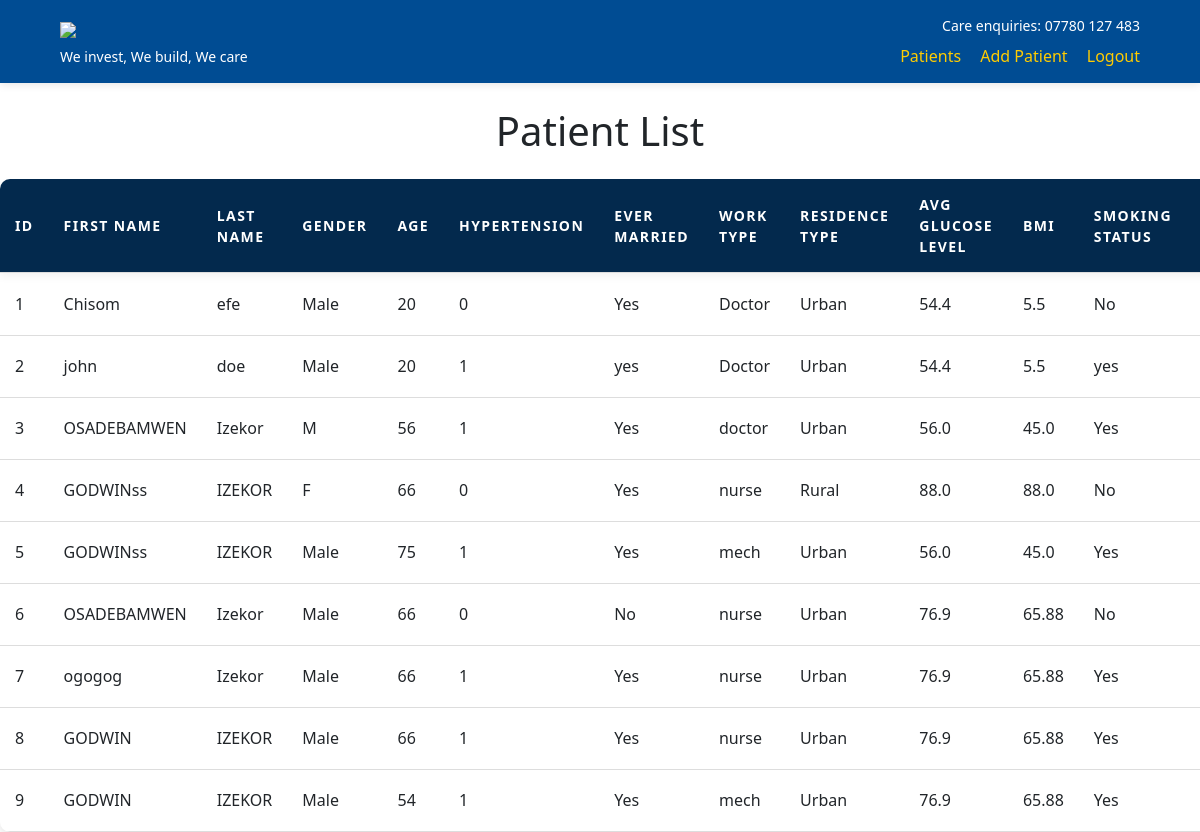
The page /patient (signed in) on the database as committed earlier.
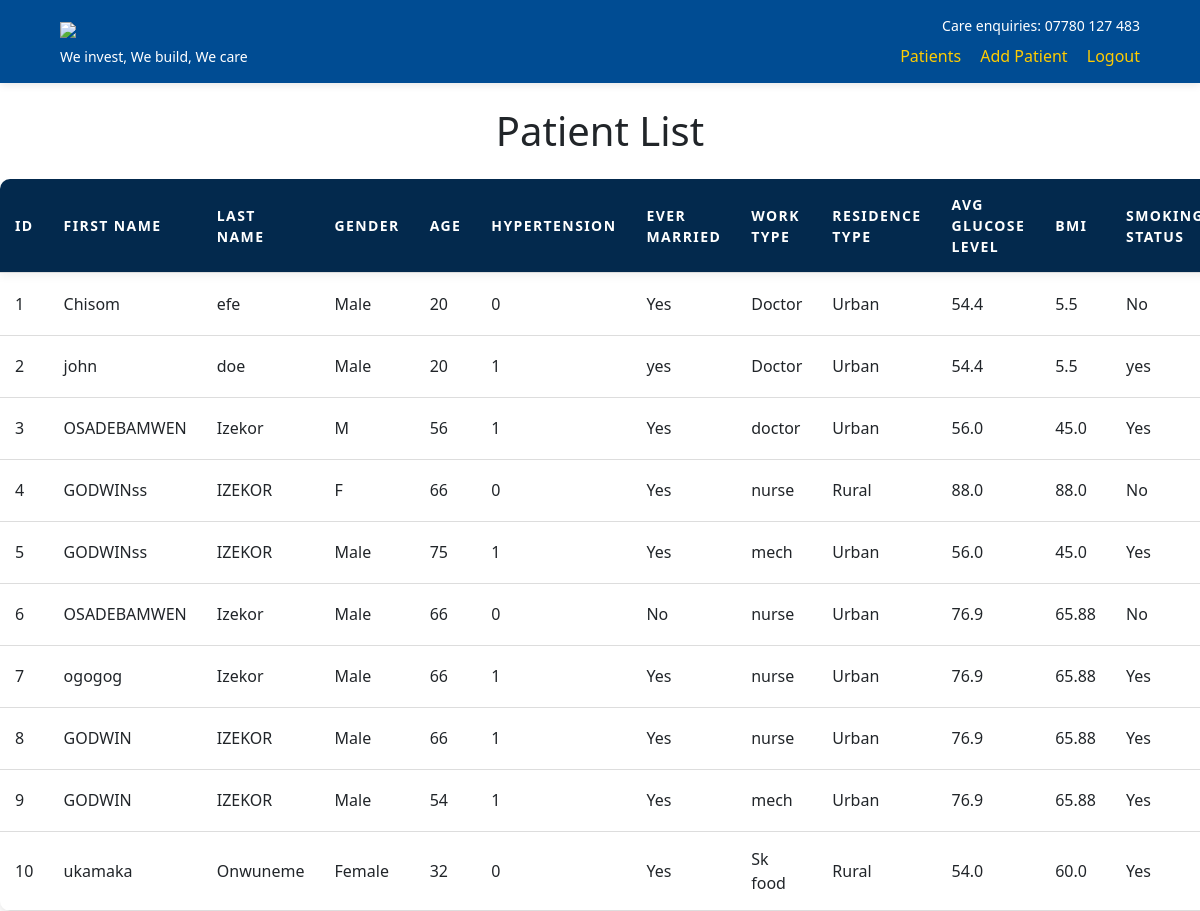
The same page on the database as committed later.
### myapp/models.py (models this page shows, shortened)
class Patient(db.Model):
    id = db.Column(db.Integer, primary_key=True)
    first_name = db.Column(db.String(50), nullable=False)
    last_name = db.Column(db.String(50), nullable=False)
    middle_name = db.Column(db.String(50), nullable=True)
    phone_number = db.Column(db.String(15), nullable=False)
    address = db.Column(db.String(100), nullable=False)
    gender = db.Column(db.String(6), nullable=False)  # "Male", "Female", or "Other"
    age = db.Column(db.Integer, nullable=False)
    hypertension = db.Column(db.Integer, nullable=False)  # 0 or 1
    ever_married = db.Column(db.String(3), nullable=False)  # "No" or "Yes"
    work_type = db.Column(db.String(20), nullable=False)  # Various work types
    residence_type = db.Column(db.String(5), nullable=False)  # "Rural" or "Urban"
    avg_glucose_level = db.Column(db.Float, nullable=False)
    bmi = db.Column(db.Float, nullable=False)
    smoking_status = db.Column(db.String(20), nullable=False)  # Smoking status
    stroke = db.Column(db.Integer, nullable=False)  # 0 or 1

### myapp/routes.py (the view)
@app.route("/patient", methods=["GET"])
@login_required
def patient():
        patients = Patient.query.all()
        return render_template('patient.html', patients=patients)

### myapp/models.py (called while the page is built)
@login_manager.user_loader
def load_user(user_id):
    return User.query.get(int(user_id))

### myapp/templates/patient.html (shortened to what this page needs)
{% extends 'layout.html' %}
{% block content %}
    <h1 class="text-center mt-4 mb-4">Patient List</h1>
    <div class="table-responsive">
    <table class="container">
        <thead>
            <tr>
                <th>ID</th>
                <th>First Name</th>
                <th>Last Name</th>
                <th>Gender</th>
                <th>Age</th>
                <th>Hypertension</th>
                <th>Ever Married</th>
                <th>Work Type</th>
                <th>Residence Type</th>
                <th>Avg Glucose Level</th>
                <th>BMI</th>
                <th>Smoking Status</th>
                <th>Stroke</th>
            </tr>
        </thead>
        <tbody>
            {% for patient in patients %}
            <tr>
                <td>{{ loop.index }}</td>
                <td>{{ patient.first_name }}</td>
                <td>{{ patient.last_name }}</td>
                <td>{{ patient.gender }}</td>
                <td>{{ patient.age }}</td>
                <td>{{ patient.hypertension }}</td>
                <td>{{ patient.ever_married }}</td>
                <td>{{ patient.work_type }}</td>
                <td>{{ patient.residence_type }}</td>
                <td>{{ patient.avg_glucose_level }}</td>
                <td>{{ patient.bmi }}</td>
                <td>{{ patient.smoking_status }}</td>
                <td>{{ patient.stroke }}</td>
            </tr>
            {% endfor %}
        </tbody>
    </table>
</div>
{% endblock %}

Rows that differ between the two databases and show on the page:
added Patient: first_name "ukamaka", last_name "Onwuneme", gender "Female", age "32", hypertension "0", ever_married "Yes", work_type "Sk food", residence_type "Rural", avg_glucose_level "54.0", bmi "60.0", smoking_status "Yes"
